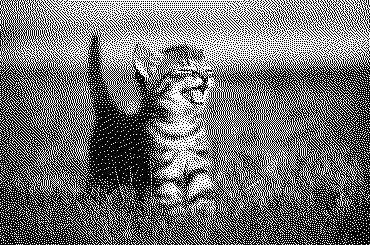
#> input picture test_image.png, 370 x 245 px
$ python fft.py
#> lines starting #> are read from the running program, lines starting #| are printed output that depends on the picture
from PIL import Image
import numpy as np
import matplotlib.pyplot as plt

# Load the noisy image using PIL
noisy_image = Image.open('test_image.png').convert('L')  # Open and convert to grayscale
#> noisy_image: PIL image 370x245 L; 44.4% white in thin lines or dots

# Convert PIL Image to NumPy array
noisy_np = np.array(noisy_image)

# Apply FFT to the image
f = np.fft.fft2(noisy_np)
fshift = np.fft.fftshift(f)
magnitude_spectrum = np.log(np.abs(fshift)) #Log scale for easier visibility of the noise
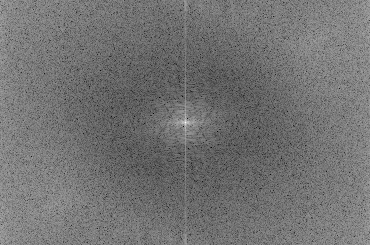
#> magnitude_spectrum: shape (245, 370) float64; min 4.78, max 16.14, mean 9.91; drawn with min black and max white

# Create a 2D Gaussian-shaped filter to remove the noise
# We are assuming Gaussian shape for the noise
rows, cols = noisy_np.shape
#> rows = 245; cols = 370
crow, ccol = rows // 2, cols // 2
#> crow = 122; ccol = 185
x = np.arange(cols) - ccol
#> x = 370 values from -185 to 184
y = np.arange(rows) - crow
#> y = 245 values from -122 to 122
X, Y = np.meshgrid(x, y)
sigma = 50  # You can adjust this sigma for the Gaussian filter to make the image more or less clear! Try it!
gaussian_filter = np.exp(-(X**2 + Y**2) / (2 * (sigma**2)))

# Apply the Gaussian filter in the frequency domain
filtered_fshift = fshift * gaussian_filter

# Inverse FFT to obtain the filtered image
filtered_f = np.fft.ifftshift(filtered_fshift)
filtered_image = np.fft.ifft2(filtered_f)
filtered_image = np.abs(filtered_image)
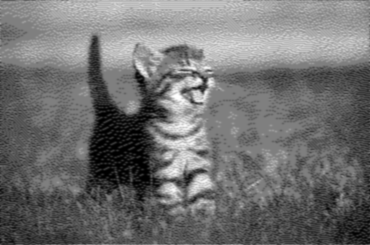
#> filtered_image: shape (245, 370) float64; min 0.00779, max 255.1, mean 113.3; drawn with min black and max white

# Plotting all three images in one figure using subplots
plt.figure(figsize=(10, 6))

plt.subplot(131), plt.imshow(noisy_np, cmap='gray')
plt.title('Noisy Image'), plt.xticks([]), plt.yticks([])

plt.subplot(132), plt.imshow(magnitude_spectrum, cmap='gray')
plt.title('Frequency Domain'), plt.xticks([]), plt.yticks([])

plt.subplot(133), plt.imshow(filtered_image, cmap='gray')
plt.title('Filtered Image'), plt.xticks([]), plt.yticks([])

plt.tight_layout()
plt.show()
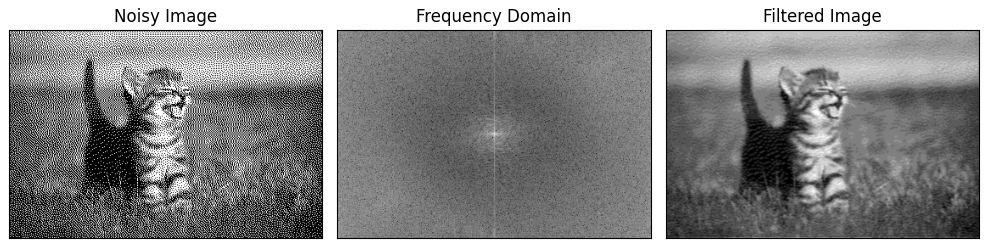
#> figure drawn by matplotlib, 3 panels
